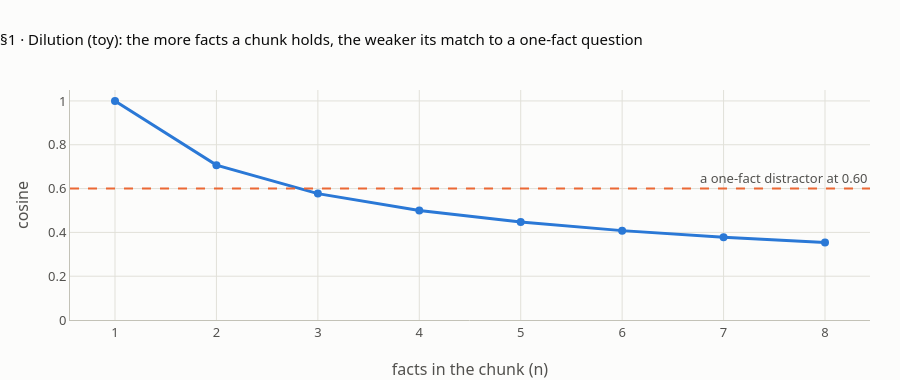

Here is the notebook cell this chart was saved with:
### Markdown cell above
## 1 · One vector for many facts

**What this verifies** (lesson step 1, `#dilution`; facts K8, K1).
- The dilution toy: n made-up fact vectors at right angles; the chunk vector is their normalised mean. Its cosine with a one-fact question is 1/√n (K8). A one-fact distractor at cosine 0.60 wins from n = 3.
- D-002's relevant chunk is chunk 27 (K1). It mixes the UNFCCC, the Paris Agreement, NDCs, carbon pricing and targets: 14 of the 40 tutor propositions have chunk 27 as a parent (K4).

### Code cell
F = np.eye(8)                                          # TOY: 8 orthonormal "fact" vectors
COSN = []
for n in range(1, 9):
    v = F[:n].mean(0)
    v = v / np.linalg.norm(v)                          # the chunk vector: normalised mean of n facts
    COSN.append(float(F[0] @ v))                       # the question asks about fact 0 only
check("§1 cos(one-fact question, n-fact chunk), n = 1..8 (K8, toy)", COSN,
      [1.000, 0.707, 0.577, 0.500, 0.447, 0.408, 0.378, 0.354], T3)
check("§1 the toy equals 1/sqrt(n) (K8, formula)", max(abs(c - 1 / math.sqrt(n)) for n, c in enumerate(COSN, 1)) < 1e-12, True)
check("§1 a one-fact distractor at cos 0.60 beats the right chunk from n = (K8)", next(n for n, c in enumerate(COSN, 1) if c < 0.60), 3)

check("§1 D-002's relevant chunk (K1)", REL["D-002"], [27])
c27 = chunks[27]
heads27 = [u["text"] for u in UNITS.values() if u["kind"] == "h" and c27["char_start"] <= u["da"] and u["db"] <= c27["char_end"]]
print("   chunk 27 (page", c27["page_segments"][0]["page"], f"doc [{c27['char_start']}, {c27['char_end']})) holds these headings:", heads27)
P27 = [pid for pid, r in RT.items() if 27 in r["parents"]]
check("§1 tutor propositions with chunk 27 as a parent (K4)", P27, [f"p10-{i:02d}" for i in range(1, 15)])
for pid in ("p10-01", "p10-07", "p10-11", "p10-14"):
    print(f"   one of chunk 27's facts: {pid} | {PT[pid]['text']}")

fig = go.Figure()
fig.add_scatter(x=list(range(1, 9)), y=np.round(COSN, 3), mode="lines+markers", name="cos(question, n-fact chunk) = 1/√n",
                line=dict(color=BLUE, width=3), marker=dict(size=8), hovertemplate="n = %{x}: cosine %{y:.3f}<extra></extra>")
fig.add_hline(y=0.60, line=dict(color=ORANGE, dash="dash"), annotation_text="a one-fact distractor at 0.60",
              annotation_position="top right")
fig.update_layout(title="§1 · Dilution (toy): the more facts a chunk holds, the weaker its match to a one-fact question",
                  height=380, xaxis=dict(title="facts in the chunk (n)", dtick=1), yaxis=dict(title="cosine", range=[0, 1.05]))
fig.show()

### Figure 1 — Plotly figure (JSON) as saved in the notebook; plotly's stock layout.template omitted (floating-point values rounded to 4 significant figures)
{"data": [{"hovertemplate": "n = %{x}: cosine %{y:.3f}<extra></extra>", "line": {"color": "#2a78d6", "width": 3}, "marker": {"size": 8}, "mode": "lines+markers", "name": "cos(question, n-fact chunk) = 1/√n", "x": [1, 2, 3, 4, 5, 6, 7, 8], "y": [1.0, 0.707, 0.577, 0.5, 0.447, 0.408, 0.378, 0.354], "type": "scatter"}], "layout": {"shapes": [{"line": {"color": "#eb6834", "dash": "dash"}, "type": "line", "x0": 0, "x1": 1, "xref": "x domain", "y0": 0.6, "y1": 0.6, "yref": "y"}], "annotations": [{"showarrow": false, "text": "a one-fact distractor at 0.60", "x": 1, "xanchor": "right", "xref": "x domain", "y": 0.6, "yanchor": "bottom", "yref": "y"}], "xaxis": {"title": {"text": "facts in the chunk (n)"}, "dtick": 1}, "yaxis": {"title": {"text": "cosine"}, "range": [0, 1.05]}, "title": {"text": "§1 · Dilution (toy): the more facts a chunk holds, the weaker its match to a one-fact question"}, "height": 380}}
